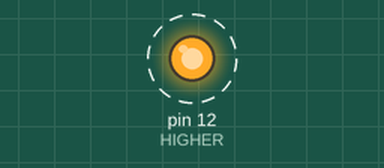
The sketch below on a simulated Arduino Uno, built with avr-gcc and run on an emulated ATmega328P. Parts: output pins drawn as LEDs (lit = HIGH). Dashed ring = blinking.

Above: at 0.2 s.
Timing chart, 0 to 3.0 s (numbered marks = the images above):
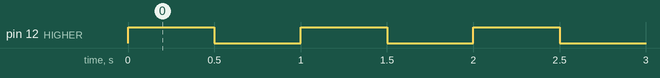

Measured:
- by itself, pin 12 (HIGHER): alternates HIGH for 0.50 s and LOW for 0.50 s

The sketch:

LEDTest.ino
```cpp
//Purpose: To test basic LED functionality
//
//Status: All LEDs blink, and the #defines associate
//        each pin with its correct semantic meaning


#define ONES                  13
#define TWOS                  23
#define FOURS                 22
#define EIGHTS                21
#define LOWER                 11
#define HIGHER                12

void setup() {
  pinMode(HIGHER, OUTPUT);
}

void loop() {
  digitalWrite(HIGHER, HIGH);
  delay(500);
  digitalWrite(HIGHER, LOW);
  delay(500);
}
```
